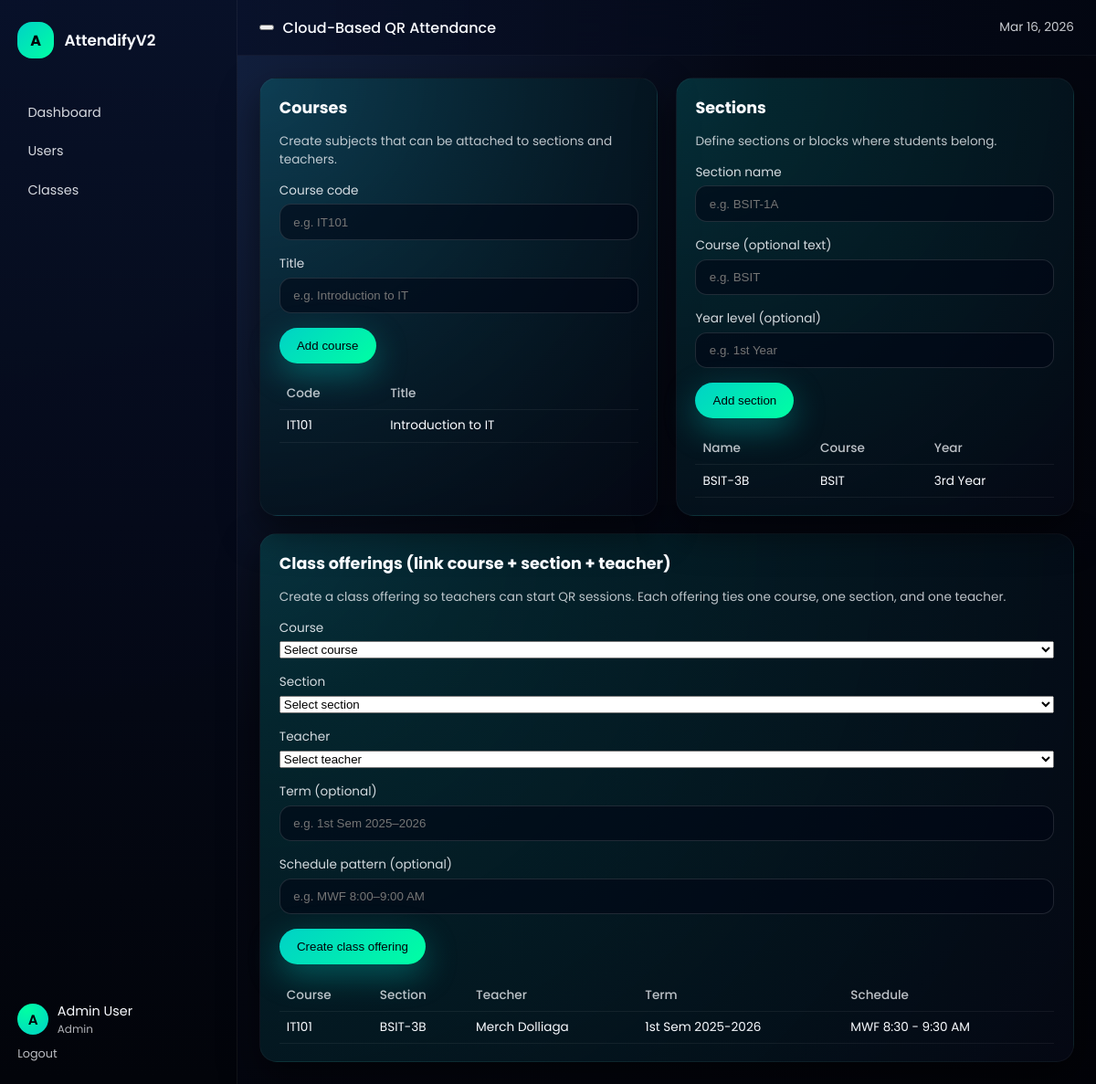
The page /AttendifyV2/public/admin/classes (signed in) on the database its author committed.
### tables this page shows
CREATE TABLE `courses` (
  `id` int(11) NOT NULL,
  `code` varchar(50) NOT NULL,
  `title` varchar(150) NOT NULL,
  `description` text DEFAULT NULL
);

CREATE TABLE `sections` (
  `id` int(11) NOT NULL,
  `name` varchar(50) NOT NULL,
  `course` varchar(100) DEFAULT NULL,
  `year_level` varchar(50) DEFAULT NULL
);

CREATE TABLE `class_offerings` (
  `id` int(11) NOT NULL,
  `course_id` int(11) NOT NULL,
  `section_id` int(11) NOT NULL,
  `teacher_id` int(11) NOT NULL,
  `term` varchar(50) DEFAULT NULL,
  `schedule_pattern` varchar(100) DEFAULT NULL
);

CREATE TABLE `users` (
  `id` int(11) NOT NULL,
  `name` varchar(100) NOT NULL,
  `email` varchar(120) NOT NULL,
  `password_hash` varchar(255) NOT NULL,
  `role` enum('admin','teacher','student') NOT NULL,
  `status` enum('active','inactive') NOT NULL DEFAULT 'active',
  `created_at` timestamp NOT NULL DEFAULT current_timestamp()
);

### AttendifyV2/src/helpers.php (called while the page is built, shortened)
<?php
function view(string $template, array $data = []): void
{
    extract($data);
    require __DIR__ . '/views/layout/header.php';
    require __DIR__ . '/views/' . $template . '.php';
    require __DIR__ . '/views/layout/footer.php';
}
function e(string $value): string
{
    return htmlspecialchars($value, ENT_QUOTES, 'UTF-8');
}

### AttendifyV2/src/views/admin/classes/index.php (the view, shortened to what this page needs)
<div class="grid grid-2">
    <div class="card">
        <h2 class="card-title">Courses</h2>
        <p class="muted">Create subjects that can be attached to sections and teachers.</p>
        <form method="post" action="<?= BASE_URL ?>/admin/classes" style="margin-top:0.6rem;">
            <div class="form-group">
                <label for="course_code">Course code</label>
                <input type="text" id="course_code" name="code" required placeholder="e.g. IT101">
            </div>
            <div class="form-group">
                <label for="course_title">Title</label>
                <input type="text" id="course_title" name="title" required placeholder="e.g. Introduction to IT">
            </div>
            <button type="submit" class="btn btn-primary">Add course</button>
        </form>
        <?php if (!empty($courses)): ?>
            <table class="table" style="margin-top:1rem;">
                <thead>
                <tr>
                    <th>Code</th>
                    <th>Title</th>
                </tr>
                </thead>
                <tbody>
                <?php foreach ($courses as $c): ?>
                    <tr>
                        <td><?= e($c['code']) ?></td>
                        <td><?= e($c['title']) ?></td>
                    </tr>
                <?php endforeach; ?>
                </tbody>
            </table>
        <?php endif; ?>
    </div>
    <div class="card">
        <h2 class="card-title">Sections</h2>
        <p class="muted">Define sections or blocks where students belong.</p>
        <form method="post" action="<?= BASE_URL ?>/admin/classes" style="margin-top:0.6rem;">
            <div class="form-group">
                <label for="section_name">Section name</label>
                <input type="text" id="section_name" name="name" required placeholder="e.g. BSIT-1A">
            </div>
            <div class="form-group">
                <label for="section_course">Course (optional text)</label>
                <input type="text" id="section_course" name="course" placeholder="e.g. BSIT">
            </div>
            <div class="form-group">
                <label for="section_year">Year level (optional)</label>
                <input type="text" id="section_year" name="year_level" placeholder="e.g. 1st Year">
            </div>
            <button type="submit" class="btn btn-primary">Add section</button>
        </form>
        <?php if (!empty($sections)): ?>
            <table class="table" style="margin-top:1rem;">
                <thead>
                <tr>
                    <th>Name</th>
                    <th>Course</th>
                    <th>Year</th>
                </tr>
                </thead>
                <tbody>
                <?php foreach ($sections as $s): ?>
                    <tr>
                        <td><?= e($s['name']) ?></td>
                        <td><?= e($s['course']) ?></td>
                        <td><?= e($s['year_level']) ?></td>
                    </tr>
                <?php endforeach; ?>
                </tbody>
            </table>
        <?php endif; ?>
    </div>
</div>
<div class="card" style="margin-top:1.2rem;">
    <h2 class="card-title">Class offerings (link course + section + teacher)</h2>
    <p class="muted">
        Create a class offering so teachers can start QR sessions. Each offering ties one course, one section, and one teacher.
    </p>
    <form method="post" action="<?= BASE_URL ?>/admin/classes" style="margin-top:0.6rem;">
        <div class="form-group">
            <label for="off_course">Course</label>
            <select id="off_course" name="course_id" required>
                <option value="">Select course</option>
            </select>
        </div>
        <div class="form-group">
            <label for="off_section">Section</label>
            <select id="off_section" name="section_id" required>
                <option value="">Select section</option>
            </select>
        </div>
        <div class="form-group">
            <label for="off_teacher">Teacher</label>
            <select id="off_teacher" name="teacher_id" required>
                <option value="">Select teacher</option>
            </select>
        </div>
        <div class="form-group">
            <label for="off_term">Term (optional)</label>
            <input type="text" id="off_term" name="term" placeholder="e.g. 1st Sem 2025–2026">
        </div>
        <div class="form-group">
            <label for="off_schedule">Schedule pattern (optional)</label>
            <input type="text" id="off_schedule" name="schedule_pattern" placeholder="e.g. MWF 8:00–9:00 AM">
        </div>
        <button type="submit" class="btn btn-primary">Create class offering</button>
    </form>
    <?php if (!empty($classOfferings)): ?>
        <table class="table" style="margin-top:1rem;">
            <thead>
            <tr>
                <th>Course</th>
                <th>Section</th>
                <th>Teacher</th>
                <th>Term</th>
                <th>Schedule</th>
            </tr>
            </thead>
            <tbody>
            <?php foreach ($classOfferings as $co): ?>
                <tr>
                    <td><?= e($co['course_code']) ?></td>
                    <td><?= e($co['section_name']) ?></td>
                    <td><?= e($co['teacher_name']) ?></td>
                    <td><?= e($co['term']) ?></td>
                    <td><?= e($co['schedule_pattern']) ?></td>
                </tr>
            <?php endforeach; ?>
            </tbody>
        </table>
    <?php else: ?>
        <p class="muted" style="margin-top:0.8rem;">
            No class offerings yet. Once you create one for a teacher, they will be able to start QR sessions.
        </p>
    <?php endif; ?>
</div>

### AttendifyV2/public/assets/css/style.css (style rules this page uses)
*, *::before, *::after { box-sizing: border-box; }
body { margin: 0; font-family: 'Poppins', system-ui, -apple-system, BlinkMacSystemFont, 'Segoe UI', sans-serif; background: radial-gradient(circle at top left, #1f3b6d 0, #050814 50%, #020308 100%); color: #f9fbff; }
.form-group { display: flex; flex-direction: column; gap: 0.3rem; margin-bottom: 1rem; }
.form-group label { font-size: 0.85rem; opacity: 0.85; }
.form-group input { border-radius: 0.8rem; border: 1px solid rgba(255, 255, 255, 0.12); background: rgba(0, 5, 20, 0.6); padding: 0.7rem 0.9rem; color: #f9fbff; outline: none; transition: border-color 0.15s ease, box-shadow 0.15s ease; }
.btn { border-radius: 999px; border: none; padding: 0.75rem 1.2rem; font-weight: 500; cursor: pointer; display: inline-flex; align-items: center; justify-content: center; gap: 0.4rem; transition: transform 0.1s ease, box-shadow 0.1s ease, background 0.15s ease; }
.btn-primary { background: linear-gradient(135deg, #00d2c6, #00ffa3); color: #020308; box-shadow: 0 12px 35px rgba(0, 210, 198, 0.35); }
.app-body { min-height: 100vh; }
.grid { display: grid; gap: 1.2rem; }
.grid-2 { grid-template-columns: repeat(auto-fit, minmax(260px, 1fr)); }
.card { background: radial-gradient(circle at top left, rgba(0, 210, 198, 0.18), rgba(5, 8, 20, 0.95)); border-radius: 1.2rem; padding: 1.2rem 1.3rem; border: 1px solid rgba(255, 255, 255, 0.04); box-shadow: 0 18px 40px rgba(0, 0, 0, 0.5); }
.card-title { margin: 0 0 0.7rem; font-size: 1.1rem; }
.muted { font-size: 0.85rem; opacity: 0.75; }
.table { width: 100%; border-collapse: collapse; font-size: 0.85rem; margin-top: 0.5rem; }
.table th, .table td { padding: 0.45rem 0.5rem; border-bottom: 1px solid rgba(255, 255, 255, 0.06); }
.table th { text-align: left; opacity: 0.75; font-weight: 500; }

### rows shown on the page
courses: code "IT101", title "Introduction to IT"
sections: name "BSIT-3B", course "BSIT", year_level "3rd Year"
class_offerings: course.code "IT101", section.name "BSIT-3B", teacher.name "Merch Dolliaga", term "1st Sem 2025-2026", schedule_pattern "MWF 8:30 - 9:30 AM"

### other values the page prints
substr($user['name'], 0, 1) "A"
$user['name'] "Admin User"
$user['role'] "Admin"
